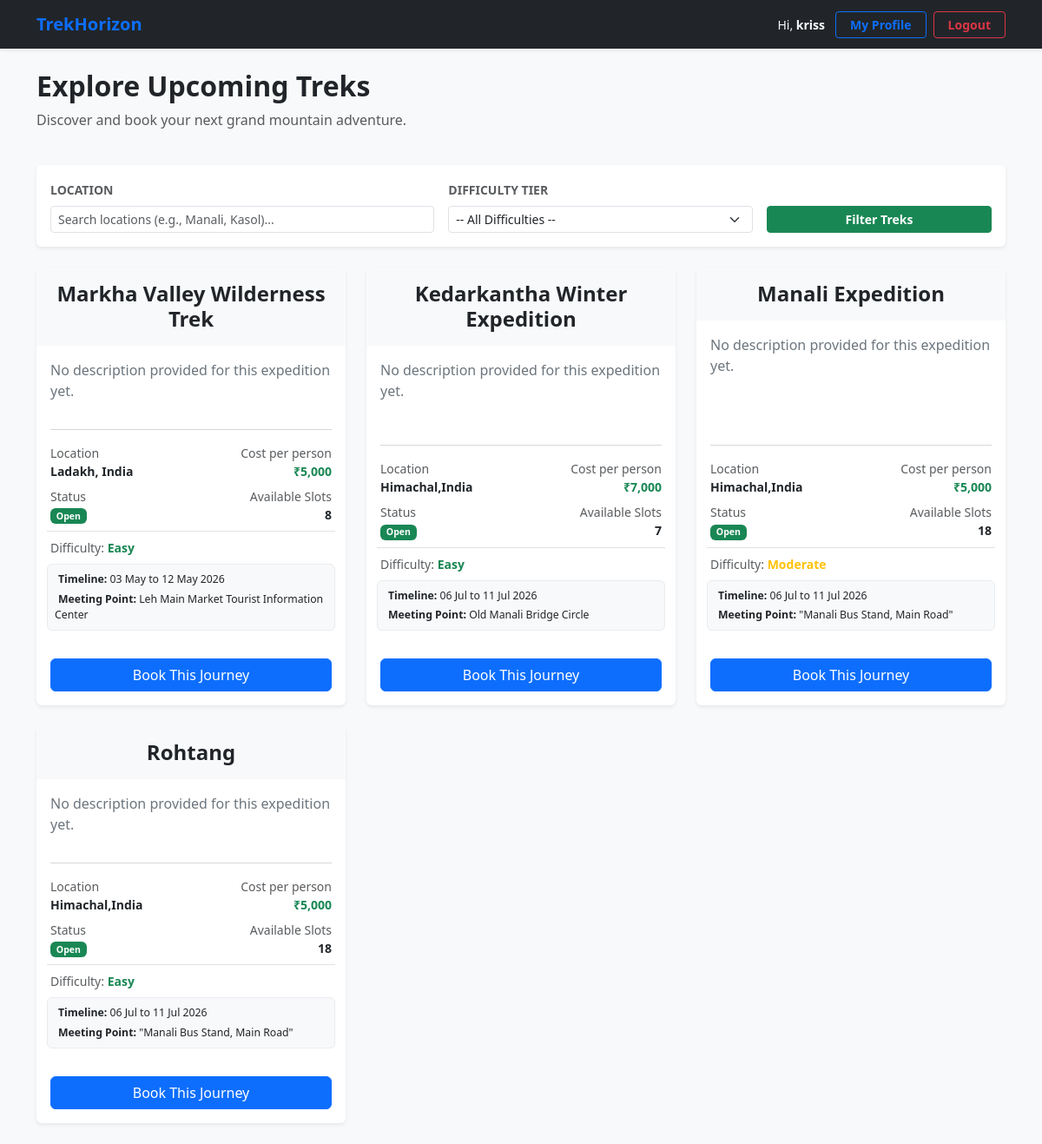
The page /explore-treks (signed in) on the database as committed earlier.
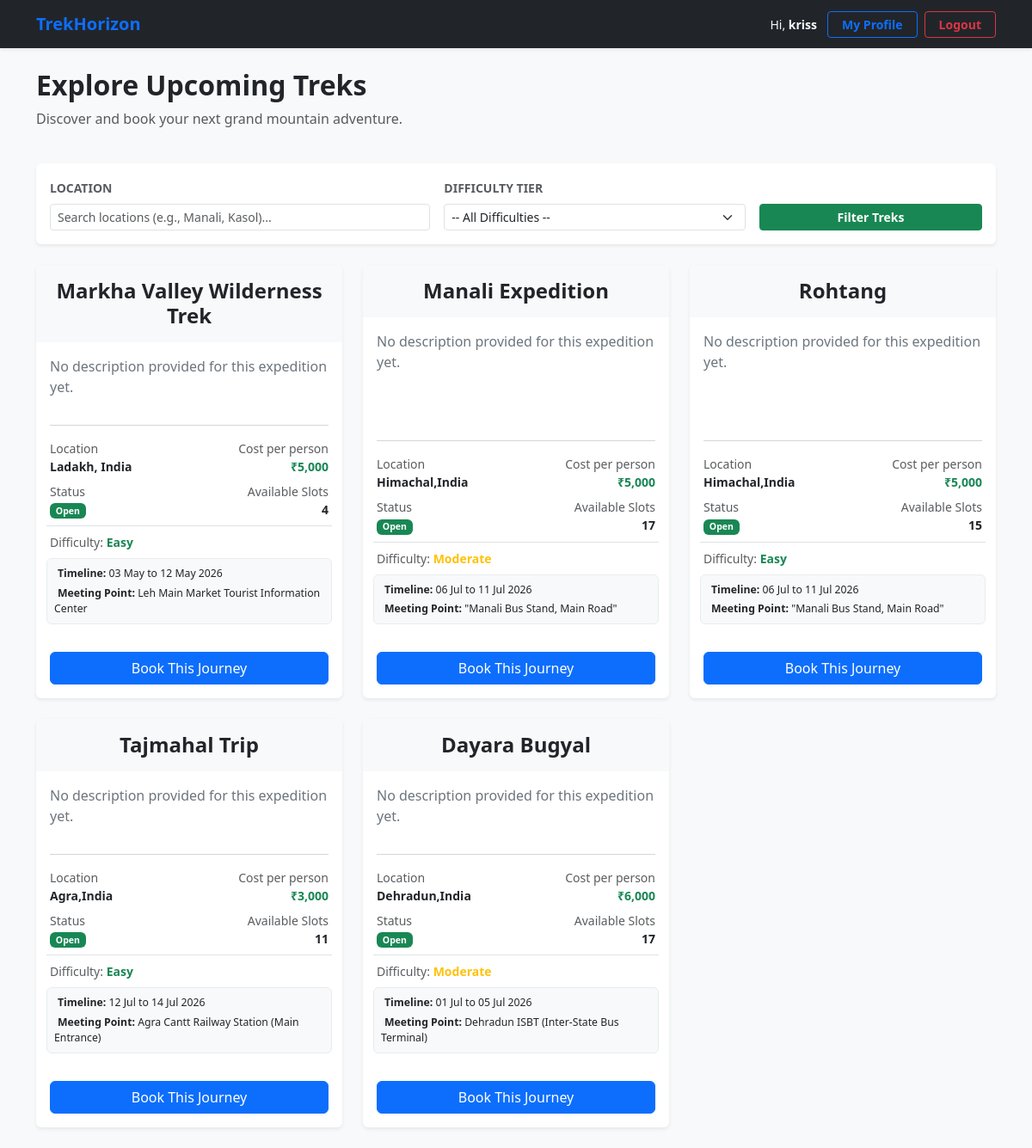
The same page on the database as committed later.
### models.py (models this page shows)
class Trek(db.Model):
    trek_id = db.Column(db.Integer, primary_key=True, autoincrement=True)
    trek_name = db.Column(db.String(150), nullable=False)
    location = db.Column(db.String(150), nullable=False)
    difficulty = db.Column(db.Enum('Easy', 'Moderate', 'Hard', name='trek_difficulty'), nullable=False)
    duration_days = db.Column(db.Integer, nullable=False)
    available_slots = db.Column(db.Integer, nullable=False)
    max_slots = db.Column(db.Integer, nullable=False)
    start_date = db.Column(db.Date, nullable=False)
    end_date = db.Column(db.Date, nullable=False)
    status = db.Column(db.Enum('Pending', 'Started', 'Open', 'Closed', 'Completed', name='trek_status'), nullable=False)
    assigned_staff_id = db.Column(db.Integer, db.ForeignKey('user.user_id'), nullable=True)
    cost_per_person = db.Column(db.Float, nullable=False, default=0.0)
    meeting_point = db.Column(db.String(255), nullable=True)
    description = db.Column(db.Text, nullable=True)
    bookings = db.relationship('Booking', backref='trek', lazy=True)

### routes/user.py (the view)
@app.route('/explore-treks')
def explore_treks():
    if 'user_id' not in session:
        return redirect('/login')
    user_id = session['user_id']
    booked_bookings = Booking.query.filter_by(user_id=user_id, status='Confirmed').all()
    booked_trek_ids = [b.trek_id for b in booked_bookings]
    open_treks = Trek.query.filter_by(status='Open').all()
    return render_template('explore.html', treks=open_treks, booked_trek_ids=booked_trek_ids)

### templates/explore.html (shortened to what the changed rows need)
{% extends 'base.html' %}
{% block content %}
<div class="row mb-4">
    <div class="col">
        <h2 class="fw-bold text-dark">Explore Upcoming Treks</h2>
    </div>
</div>
<div class="row g-4">
    {% if treks %}
        {% for trek in treks %}
            <div class="col-12 col-md-6 col-lg-4">
                <div class="card h-100 shadow-sm border-0">
                    <div class=" text-dark bg-light p-3 fw-bold text-center rounded-top">
                        <h4 class="mb-0 "><strong>{{ trek.trek_name }}</strong></h4>
                    </div>
                    <div class="card-body d-flex flex-column">
                        <p class="card-text text-secondary flex-grow-1">
                            {{ trek.description if trek.description else "No description provided for this expedition yet." }}
                        </p>
                        <hr class="text-muted">
                        <div class="row g-2 small mb-3">
                            <div class="col-6">
                                <span class="text-muted d-block">Location</span>
                                <strong class="text-dark">{{ trek.location }}</strong>
                            </div>
                            <div class="col-6 text-end">
                                <span class="text-muted d-block">Cost per person</span>
                                <strong class="text-success">₹{{ "{:,.0f}".format(trek.cost_per_person or 0) }}</strong>
                            </div>
                            <div class="col-6 mt-2">
                                <span class="text-muted d-block">Status</span>
                                <span class="badge {% if trek.status == 'Open' %}bg-success{% else %}bg-danger{% endif %}">
                                    {{ trek.status }}
                                </span>
                            </div>
                            <div class="col-6 text-end mt-2">
                                <span class="text-muted d-block">Available Slots</span>
                                <strong class="text-dark">{{ trek.available_slots }}</strong>
                            </div>
                            <div class="col-12 mt-2 border-top pt-2">
                                <span class="text-muted d-inline">Difficulty: </span>
                                <span class="fw-bold {% if trek.difficulty == 'Easy' %}text-success{% elif trek.difficulty == 'Moderate' %}text-warning{% else %}text-danger{% endif %}">
                                    {% if trek.difficulty == 'Easy' %}{% elif trek.difficulty == 'Moderate' %}{% else %}{% endif %} {{ trek.difficulty if trek.difficulty else 'Not Set' }}
                                </span>
                            </div>
                            <div class="mt-2 mb-3 bg-light p-2 rounded border border-light-subtle">
                                <div class="small mb-1 text-dark">
                                    <strong>Timeline:</strong>
                                    {{ trek.start_date.strftime('%d %b') if trek.start_date else 'TBD' }} to
                                    {{ trek.end_date.strftime('%d %b %Y') if trek.end_date else 'TBD' }}
                                </div>
                                <div class="small text-dark">
                                    <strong>Meeting Point:</strong> {{ trek.meeting_point if trek.meeting_point else 'Base Camp' }}
                                </div>
                            </div>
                        </div>
                       {% if trek.status == 'Open' and trek.available_slots > 0 %}
                           {% if trek.trek_id in booked_trek_ids %}
                                <button class="btn btn-success w-100 btn-sm mt-auto fw-bold" disabled>
                                     Booked
                                </button>
                            {% else %}
                                <a href="/book/{{ trek.trek_id }}" class="btn btn-primary">Book This Journey</a>
                            {% endif %}
                        {% else %}
                        <button class="btn btn-secondary w-100 btn-sm mt-auto" disabled>Slots Full / Closed</button>
                        {% endif %}
                    </div>
                </div>
            </div>
        {% endfor %}
    {% else %}
        <div class="col-12 text-center py-5">
            <div class="alert alert-light border py-5">
                <p class="lead mb-0 text-muted"> No trekking expeditions match your criteria. Check back later!</p>
            </div>
        </div>
    {% endif %}
</div>
{% endblock %}

Rows that differ between the two databases and show on the page:
no longer on this page (row edited): Trek: trek_name "Kedarkantha Winter Expedition", description "No description provided for this expedition yet.", location "Himachal,India", cost_per_person "7,000", status "Open", available_slots "7", difficulty "Easy", start_date "06 Jul", end_date "11 Jul 2026", meeting_point "Old Manali Bridge Circle"
changed Trek "Markha Valley Wilderness Trek": available_slots "8" → "4"
changed Trek "Manali Expedition": available_slots "18" → "17"
changed Trek "Rohtang": available_slots "18" → "15"
added Trek: trek_name "Tajmahal Trip", description "No description provided for this expedition yet.", location "Agra,India", cost_per_person "3,000", status "Open", available_slots "11", difficulty "Easy", start_date "12 Jul", end_date "14 Jul 2026", meeting_point "Agra Cantt Railway Station (Main Entrance)"
added Trek: trek_name "Dayara Bugyal", description "No description provided for this expedition yet.", location "Dehradun,India", cost_per_person "6,000", status "Open", available_slots "17", difficulty "Moderate", start_date "01 Jul", end_date "05 Jul 2026", meeting_point "Dehradun ISBT (Inter-State Bus Terminal)"
